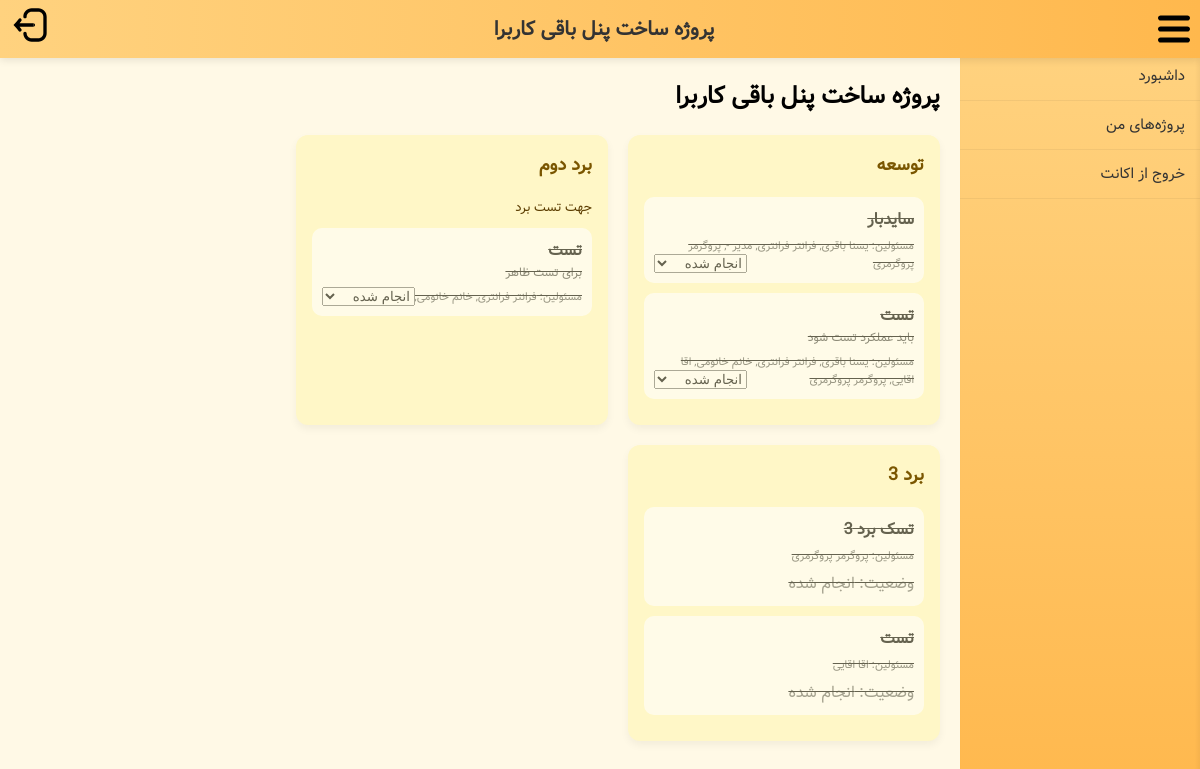
/user_projects.php?id=2 (signed in), run on the app's committed database.
### tables this page shows
CREATE TABLE `boards` (
  `id` int(10) UNSIGNED NOT NULL,
  `project_id` int(10) UNSIGNED NOT NULL,
  `name` varchar(255) NOT NULL,
  `description` text DEFAULT NULL,
  `created_at` timestamp NOT NULL DEFAULT current_timestamp()
);

CREATE TABLE `task_users` (
  `task_id` int(10) UNSIGNED NOT NULL,
  `user_id` int(10) UNSIGNED NOT NULL
);

CREATE TABLE `tasks` (
  `id` int(10) UNSIGNED NOT NULL,
  `project_id` int(10) UNSIGNED NOT NULL,
  `board_id` int(10) UNSIGNED NOT NULL,
  `name` varchar(255) NOT NULL,
  `description` text DEFAULT NULL,
  `status` enum('انجام شده','در حال انجام','برای انجام') DEFAULT 'برای انجام',
  `created_at` timestamp NOT NULL DEFAULT current_timestamp()
);

### public/user_projects.php (the view, shortened to what this page needs)
<?php
require __DIR__ . '/../config/db.php';
$userId = $_SESSION['user_id'] ?? 0;
$projectId = $_GET['id'] ?? 0;
$stmt = $pdo->prepare("SELECT * FROM projects WHERE id = ?");
$stmt->execute([$projectId]);
$project = $stmt->fetch(PDO::FETCH_ASSOC);
$pageTitle = $project['name'];
$stmt = $pdo->prepare("SELECT * FROM boards WHERE project_id = ? ORDER BY id ASC");
$stmt->execute([$projectId]);
$boards = $stmt->fetchAll(PDO::FETCH_ASSOC);
$tasksByBoard = [];
foreach ($boards as $board) {
    $stmt = $pdo->prepare("
        SELECT t.id, t.name, t.description, t.status,
               GROUP_CONCAT(CONCAT(u.first_name,' ',u.last_name) SEPARATOR ', ') as assigned_users,
               tu.user_id
        FROM tasks t
        LEFT JOIN task_users tu ON t.id = tu.task_id AND tu.user_id = ?
        LEFT JOIN task_users alltu ON t.id = alltu.task_id
        LEFT JOIN users u ON alltu.user_id = u.id
        WHERE t.board_id = ?
        GROUP BY t.id
        ORDER BY t.id ASC
    ");
    $stmt->execute([$userId, $board['id']]);
    $tasksByBoard[$board['id']] = $stmt->fetchAll(PDO::FETCH_ASSOC);
}
?>
<!DOCTYPE html>
<html lang="fa" dir="rtl">
<head>
    <link rel="stylesheet" href="../includes/layout.css">
</head>
<body>
<?php include __DIR__ . '/../includes/header.php'; ?>
<div class="page">
    <?php include __DIR__ . '/../includes/sidebar_user.php'; ?>
    <div class="content">
        <h2 style="margin-top:0;"><?= htmlspecialchars($pageTitle) ?></h2>
        <div class="boards-container">
            <?php foreach($boards as $board): ?>
                <div class="board">
                    <h3><?= htmlspecialchars($board['name']) ?></h3>
                    <?php if($board['description']): ?>
                        <p class="desc"><?= htmlspecialchars($board['description']) ?></p>
                    <?php endif; ?>
                    <?php foreach($tasksByBoard[$board['id']] as $task): ?>
                        <?php
                        $isOwner = ($task['user_id'] == $userId);
                        $doneClass = ($task['status'] === 'انجام شده') ? 'done' : '';
                        ?>
                        <div class="task <?= $doneClass ?>">
                            <strong><?= htmlspecialchars($task['name']) ?></strong>
                            <?php if($task['description']): ?>
                                <div class="task-desc"><?= htmlspecialchars($task['description']) ?></div>
                            <?php endif; ?>
                            <div class="assigned-users">مسئولین: <?= $task['assigned_users'] ?: '-' ?></div>
                            <?php if($isOwner): ?>
                                <form method="post" style="margin:0;">
                                    <select name="status" onchange="this.form.submit()">
                                        <option value="انجام شده" <?= $task['status']==='انجام شده'?'selected':'' ?>>انجام شده</option>
                                    </select>
                                </form>
                            <?php else: ?>
                                <div style="margin-top:6px; color:#6a6a6a;">وضعیت: <?= $task['status'] ?></div>
                            <?php endif; ?>
                        </div>
                    <?php endforeach; ?>
                </div>
            <?php endforeach; ?>
        </div>
    </div>
</div>
</body>
</html>

### includes/layout.css (style rules this page uses)
body { background-color: #fff9e6; margin: 0; font-family: 'Vazir', sans-serif; display: flex; flex-direction: column; height: 100vh; overflow-y: auto; }
.page { display: flex; flex: 1; overflow: hidden; }
.content { margin-right: 240px; padding: 20px; flex: 1; transition: margin-right 0.3s ease; min-height: calc(100vh - 52px); overflow-y: auto; }

### public/user_projects.php (style rules this page uses)
.boards-container { display: flex; gap: 20px; flex-wrap: wrap; margin-top: 20px; }
.board { background: #fff7c7; padding: 16px; border-radius: 12px; min-width: 280px; max-width: 280px; box-shadow: 0 4px 8px rgba(0,0,0,0.05); }
.board h3 { margin-top: 0; font-size: 18px; color: #7a5600; }
.board p.desc { font-size: 13px; color: #5c3d00; margin-bottom:10px; }
.task { background: #fff; padding: 10px; margin-bottom: 10px; border-radius: 10px; cursor: pointer; transition: box-shadow 0.2s; position: relative; }
.task.done { text-decoration: line-through; opacity: 0.6; }
.task select { position: absolute; bottom: 10px; left: 10px; }
.assigned-users { font-size: 11px; color:#555; margin-top:5px; }
.task-desc { font-size:12px; color:#444; margin-bottom:6px; }

### data on the page
boards: name "توسعه"
task_users: task.name "سایدبار", assigned_users "یسنا باقری, فرانتر فرانتری, مدیر -, پروگرمر پروگرمری"
task_users: task.name "تست", task.description "باید عملکرد تست شود", assigned_users "یسنا باقری, فرانتر فرانتری, خانم خانومی, اقا اقایی, پروگرمر پروگرمری"
boards: name "برد دوم", description "جهت تست برد"
task_users: task.name "تست", task.description "برای تست ظاهر", assigned_users "فرانتر فرانتری, خانم خانومی, اقا اقایی"
boards: name "برد 3"
tasks: name "تسک برد 3", assigned_users "پروگرمر پروگرمری", status "انجام شده"
tasks: name "تست", assigned_users "اقا اقایی", status "انجام شده"

### other printed values
$pageTitle "پروژه ساخت پنل باقی کاربرا"
$title "داشبورد"
$title "پروژه‌های من"
$title "خروج از اکانت"
